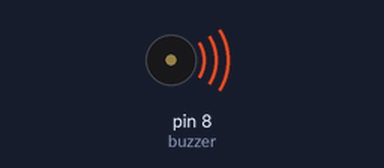
This sketch was run on a simulated Arduino Uno, built with avr-gcc and run on an emulated ATmega328P. Shown: buzzer (waves = sounding).

Above: at 0.12 s.
Timing chart, 0 to 20.8 s (numbered marks = the images above):
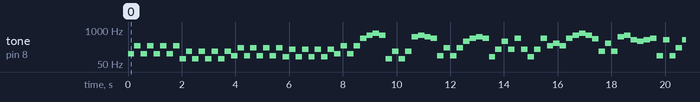

The sketch:

misery_pupsies.ino
```cpp
const int buzzer = 8;

const int NC1 = 33, NCS1 = 35, ND1 = 37, NDS1 = 39;
const int NE1 = 41, NF1 = 44, NFS1 = 46, NG1 = 49;
const int NGS1 = 52, NA1 = 55, NAS1 = 58, NB1 = 62;

const int NC2 = 65, NCS2 = 69, ND2 = 73, NDS2 = 78;
const int NE2 = 82, NF2 = 87, NFS2 = 93, NG2 = 98;
const int NGS2 = 104, NA2 = 110, NAS2 = 117, NB2 = 123;

const int NC3 = 131, NCS3 = 139, ND3 = 147, NDS3 = 156;
const int NE3 = 165, NF3 = 175, NFS3 = 185, NG3 = 196;
const int NGS3 = 208, NA3 = 220, NAS3 = 233, NB3 = 247;

const int NC4 = 262, NCS4 = 277, ND4 = 294, NDS4 = 311;
const int NE4 = 330, NF4 = 349, NFS4 = 370, NG4 = 392;
const int NGS4 = 415, NA4 = 440, NAS4 = 466, NB4 = 494;

const int NC5 = 523, NCS5 = 554, ND5 = 587, NDS5 = 622;
const int NE5 = 659, NF5 = 698, NFS5 = 740, NG5 = 784;
const int NGS5 = 831, NA5 = 880, NAS5 = 932, NB5 = 988;
const int NC6 = 1047;

const int melody[] = {
  NB2, NB3, NB2, NB3, NB2, NB3, NB2, NB3,
  NDS2, NDS3, NDS2, NDS3, NDS2, NDS3, NDS2, NDS3,
  NGS2, NGS3, NGS2, NGS3, NGS2, NGS3, NGS2, NGS3,
  NFS2, NFS3, NFS2, NFS3, NFS2, NFS3, NFS2, NFS3,

  NB2, NB3, NB2, NB3, NB4, NDS5, NFS5, NDS5,
  NDS2, NDS3, NDS2, NDS3, NCS5, NDS5, NCS5, NB4,
  NGS2, NGS3, NGS2, NGS3, NFS4, NB4, NCS5, NB4,
  NFS2, NFS3, NFS4, NFS3, NB4, NFS3, NFS2, NFS3,

  NB4, NB3, NDS4, NB3, NB4, NDS5, NFS5, NDS5,
  NAS4, NDS3, NDS4, NDS3, NCS5, NDS5, NGS4, NFS4,
  NGS4, NB4, NGS2, NGS4, NGS2, NGS3, NGS4, NFS4,
  NGS4, NB4, NFS2, NGS4, NDS5, NCS5, NB4, NCS5,

  NB4, NB3, NB2, NFS5, NDS5, NB3, NDS5, NE5,
  NDS5, NCS5, NDS2, NB4, NFS5, NFS5, NDS2, NDS5,
  NGS2, NGS3, NCS5, NDS5, NGS2, NB4, NCS5, NB4,
  NFS2, NFS3, NFS2, NB4, NDS5, NCS5, NB4, NCS5, NB4
};

const int durations[] = {
  240, 240, 240, 240, 240, 240, 240, 240,
  240, 240, 240, 240, 240, 240, 240, 240,
  240, 240, 240, 240, 240, 240, 240, 240,
  240, 240, 240, 240, 240, 240, 240, 240,

  240, 240, 240, 240, 240, 240, 240, 240,
  240, 240, 240, 240, 240, 240, 240, 240,
  240, 240, 240, 240, 240, 240, 240, 240,
  240, 240, 240, 240, 240, 240, 240, 240,

  240, 240, 240, 240, 240, 240, 240, 240,
  240, 240, 240, 240, 240, 240, 240, 240,
  240, 240, 240, 240, 240, 240, 240, 240,
  240, 240, 240, 240, 240, 240, 240, 240,

  240, 240, 240, 240, 240, 240, 240, 240,
  240, 240, 240, 240, 240, 240, 240, 240,
  240, 240, 240, 240, 240, 240, 240, 240,
  240, 240, 240, 240, 240, 240, 240, 240, 240
};

const int pauses[] = {
  0, 0, 0, 0, 0, 0, 0, 0,
  0, 0, 0, 0, 0, 0, 0, 0,
  0, 0, 0, 0, 0, 0, 0, 0,
  0, 0, 0, 0, 0, 0, 0, 0,

  0, 0, 0, 0, 0, 0, 0, 0,
  0, 0, 0, 0, 0, 0, 0, 0,
  0, 0, 0, 0, 0, 0, 0, 0,
  0, 0, 0, 0, 0, 0, 0, 0,

  0, 0, 0, 0, 0, 0, 0, 0,
  0, 0, 0, 0, 0, 0, 0, 0,
  0, 0, 0, 0, 0, 0, 0, 0,
  0, 0, 0, 0, 0, 0, 0, 0,

  0, 0, 0, 0, 0, 0, 0, 0,
  0, 0, 0, 0, 0, 0, 0, 0,
  0, 0, 0, 0, 0, 0, 0, 0,
  0, 0, 0, 0, 0, 0, 0, 0, 0
};

void setup() {
}

void loop() {
  int count = sizeof(melody) / sizeof(melody[0]);

  for (int i = 0; i < count; i++) {
    tone(buzzer, melody[i]);
    delay(durations[i]);
    noTone(buzzer);
    delay(pauses[i]);
  }

  delay(1000);
}
```

Measured:
- by itself, tone on pin 8 (buzzer): plays 123 Hz for 0.24 s, 247 Hz for 0.24 s, 123 Hz for 0.24 s, 247 Hz for 0.24 s, 123 Hz for 0.24 s, 247 Hz for 0.24 s … (521 notes in this stretch)
